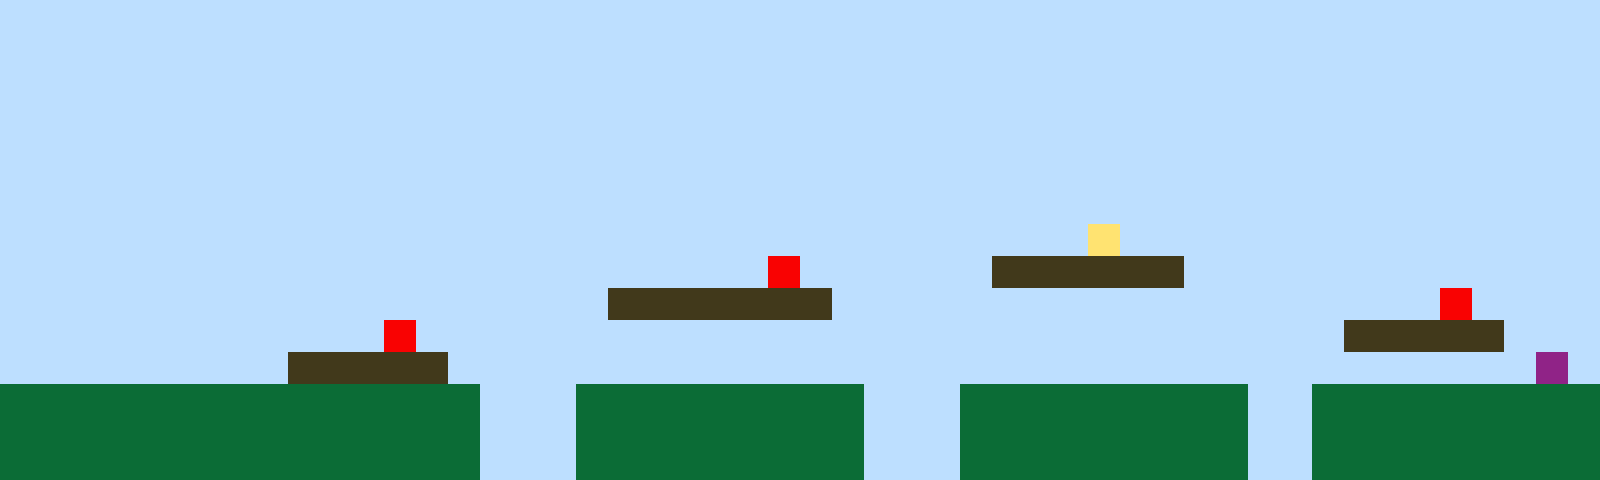

A 2D game scene composited from a Tiled map and its tileset images. What follows is a short description and the map's XML, with every tile layer's data as written:
An orthogonal 50x15 tile map with 32x32 px tiles, 1 tile layer (Tile Layer 1).

<map version="1.10" tiledversion="1.11.2" orientation="orthogonal" renderorder="right-up" width="50" height="15" tilewidth="32" tileheight="32" infinite="0" nextlayerid="2" nextobjectid="1"><editorsettings><export target="map1.csv" format="csv" /></editorsettings><tileset firstgid="1" name="sprites" tilewidth="32" tileheight="32" tilecount="6" columns="3"><image source="sprites.png" width="96" height="64" /></tileset><layer id="1" name="Tile Layer 1" width="50" height="15"><data encoding="csv">1,1,1,1,1,1,1,1,1,1,1,1,1,1,1,1,1,1,1,1,1,1,1,1,1,1,1,1,1,1,1,1,1,1,1,1,1,1,1,1,1,1,1,1,1,1,1,1,1,1,1,1,1,1,1,1,1,1,1,1,1,1,1,1,1,1,1,1,1,1,1,1,1,1,1,1,1,1,1,1,1,1,1,1,1,1,1,1,1,1,1,1,1,1,1,1,1,1,1,1,1,1,1,1,1,1,1,1,1,1,1,1,1,1,1,1,1,1,1,1,1,1,1,1,1,1,1,1,1,1,1,1,1,1,1,1,1,1,1,1,1,1,1,1,1,1,1,1,1,1,1,1,1,1,1,1,1,1,1,1,1,1,1,1,1,1,1,1,1,1,1,1,1,1,1,1,1,1,1,1,1,1,1,1,1,1,1,1,1,1,1,1,1,1,1,1,1,1,1,1,1,1,1,1,1,1,1,1,1,1,1,1,1,1,1,1,1,1,1,1,1,1,1,1,1,1,1,1,1,1,1,1,1,1,1,1,1,1,1,1,1,1,1,1,1,1,1,1,1,1,1,1,1,1,1,1,1,1,1,1,1,1,1,1,1,1,1,1,1,1,1,1,1,1,1,1,1,1,1,1,1,1,1,1,1,1,1,1,1,1,1,1,1,1,1,1,1,1,1,1,1,1,1,1,1,1,1,1,1,1,1,1,1,1,1,1,1,1,1,1,1,1,1,1,1,1,1,1,1,1,1,1,1,1,1,1,1,1,1,1,1,1,1,1,1,1,1,1,1,1,1,1,1,1,1,1,1,1,1,1,1,1,1,1,1,1,1,1,1,1,1,1,1,1,1,1,1,1,1,1,1,1,1,1,4,1,1,1,1,1,1,1,1,1,1,1,1,1,1,1,1,1,1,1,1,1,1,1,1,1,1,1,1,1,1,1,1,1,1,1,1,1,1,1,5,1,1,1,1,1,1,3,3,3,3,3,3,1,1,1,1,1,1,1,1,1,1,1,1,1,1,1,1,1,1,1,1,1,1,1,1,1,1,1,1,1,1,1,1,3,3,3,3,3,3,3,1,1,1,1,1,1,1,1,1,1,1,1,1,1,1,1,1,1,1,5,1,1,1,1,1,1,1,1,1,1,1,1,1,1,1,1,5,1,1,1,1,1,1,1,1,1,1,1,1,1,1,1,1,1,1,1,1,1,1,1,1,1,1,1,1,1,3,3,3,3,3,1,1,1,1,1,1,1,1,1,1,1,1,3,3,3,3,3,1,1,1,1,1,1,1,1,1,1,1,1,1,1,1,1,1,1,1,1,1,1,1,1,1,1,1,1,1,1,1,1,1,1,6,1,2,2,2,2,2,2,2,2,2,2,2,2,2,2,2,1,1,1,2,2,2,2,2,2,2,2,2,1,1,1,2,2,2,2,2,2,2,2,2,1,1,2,2,2,2,2,2,2,2,2,2,2,2,2,2,2,2,2,2,2,2,2,2,2,2,1,1,1,2,2,2,2,2,2,2,2,2,1,1,1,2,2,2,2,2,2,2,2,2,1,1,2,2,2,2,2,2,2,2,2,2,2,2,2,2,2,2,2,2,2,2,2,2,2,2,1,1,1,2,2,2,2,2,2,2,2,2,1,1,1,2,2,2,2,2,2,2,2,2,1,1,2,2,2,2,2,2,2,2,2</data></layer></map>
